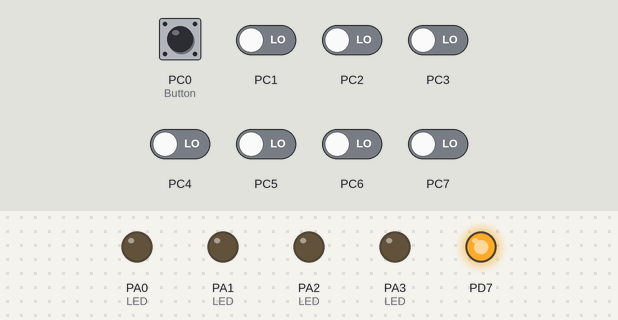
A program run on a simulated ATmega32, built with avr-gcc and emulated at 1 MHz. On the bench: output pins drawn as LEDs (lit = HIGH). The inputs (shaded band) are chosen by the test bench; at power-on: PC0 (Button), PC1–7 LOW.

Above: at 1.2 s.
1.3 s: PC0 (Button) pulled HIGH for 1 s
At 2.8 s:
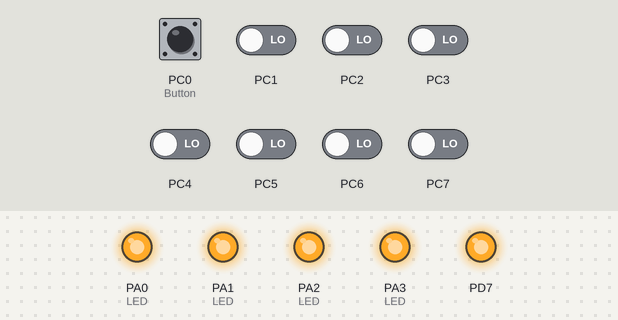
4.0 s: PC0 (Button) pulled HIGH for 0.15 s
At 5.4 s:
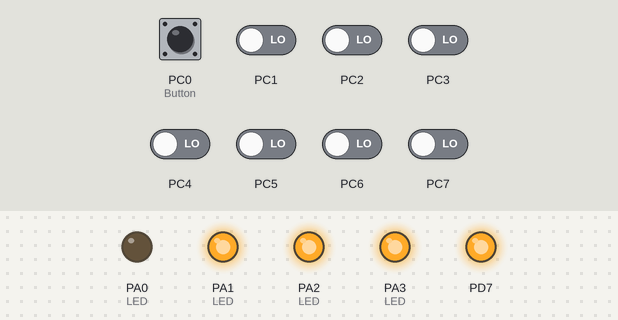
5.8 s: PC0 (Button) pulled HIGH for 0.15 s
At 6.7 s:
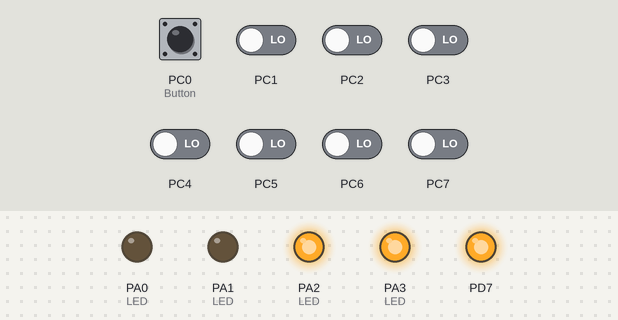
7.6 s: PC0 (Button) pulled HIGH for 0.15 s
At 9.3 s:
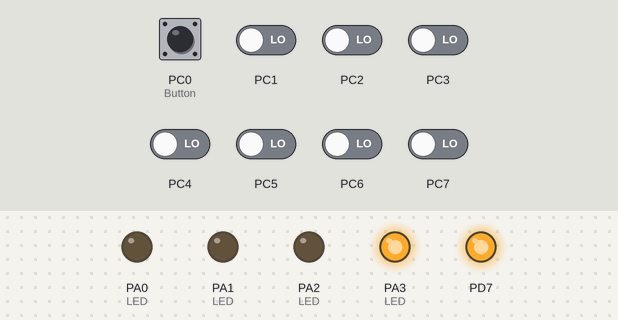
Timing chart, 0 to 10.4 s (numbered marks = the images above; inputs shaded):
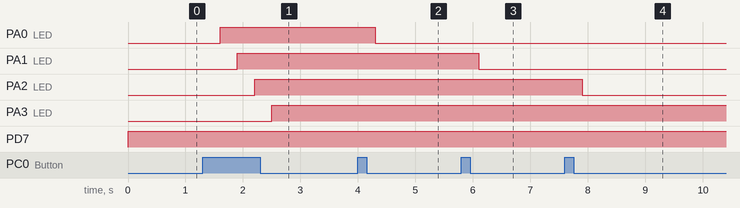

Measured:
- after the input at 1.3 s, PA0 (LED): LOW → HIGH after 0.30 s; PA1 (LED): LOW → HIGH after 0.60 s; PA2 (LED): LOW → HIGH after 0.90 s; PA3 (LED): LOW → HIGH after 1.2 s
- after the input at 4.0 s, PA0 (LED): HIGH → LOW after 0.30 s
- after the input at 5.8 s, PA1 (LED): HIGH → LOW after 0.30 s
- after the input at 7.6 s, PA2 (LED): HIGH → LOW after 0.30 s

The program:

main.c
```c
/*
 * Led_Seq_V1.c
 *
 * Created: 4/8/2023 4:18:14 PM
 * Author : sharpel
 */
#define  F_CPU 1000000UL
#include <util/delay.h>
#include "../ECUAL/Button/button.h"
#include "../ECUAL/LED/led.h"


int main(void)
{
	// test function
	DIO_init_TEST();
	// initialize four leds
     LED_init(DIO_PIN0,DIO_PORTA);
     LED_init(DIO_PIN1,DIO_PORTA);
     LED_init(DIO_PIN2,DIO_PORTA);
     LED_init(DIO_PIN3,DIO_PORTA);

	 //initialize one button
     Button_init(DIO_PIN0,DIO_PORTC);

     uint8_t btnValue = LOW; // Button initially low
     uint8_t flag = 0;
     while (1)
     {
	     Button_read(DIO_PIN0,DIO_PORTC,&btnValue);
	     if(btnValue){
		     _delay_ms(300);
		     switch(flag)
		     {
			     case 0:
			     LED_on(DIO_PIN0,DIO_PORTA);
			     flag++;
			     break;
			     case 1:
			     LED_on(DIO_PIN1,DIO_PORTA);
			     flag++;
			     break;
			     case 2:
			     LED_on(DIO_PIN2,DIO_PORTA);
			     flag++;
			     break;
			     case 3:
			     LED_on(DIO_PIN3,DIO_PORTA);
			     flag++;
			     break;
			     case 4:
			     LED_off(DIO_PIN0,DIO_PORTA);
			     flag++;
			     break;
			     case 5:
			     LED_off(DIO_PIN1,DIO_PORTA);
			     flag++;
			     break;
			     case 6:
			     LED_off(DIO_PIN2,DIO_PORTA);
			     flag++;
			     break;
			     case 7:
			     LED_off(DIO_PIN3,DIO_PORTA);
			     flag=0;
			     break;
			     default:break;
		     }

	     }

     }
}
```

button.c
```c
/*
 * button.c
 *
 * Created: 4/5/2023 2:10:59 PM
 *  Author: sharpel
 */

#include "button.h"


/*
Description : This function initialize PIN and set it's direction as Input
ARGS        : take PIN Number and PORT Number
return      : return BTN_OK if the PIN initializes correctly, BTN_NOT_OK otherwise
*/

EN_BTN_Error_t Button_init(EN_DIO_PINS pinNumber,EN_DIO_PORTS portNumber)
{
	if(!DIO_init(pinNumber,portNumber,INPUT))return BTN_OK;
	else return BTN_NOT_OK;
}

/*
Description : This function Read PIN value and store it in variable
ARGS        : take PIN Number and PORT Number and the address of the variable
return      : return BTN_OK if the PIN read correctly, BTN_NOT_OK otherwise
*/
EN_BTN_Error_t Button_read(EN_DIO_PINS pinNumber,EN_DIO_PORTS portNumbert,uint8_t *value)
{
	if(!DIO_read(pinNumber,portNumbert,value))return BTN_OK;
	else return BTN_NOT_OK;
}
```

button.h
```c
/*
 * button.h
 *
 * Created: 4/5/2023 2:10:34 PM
 *  Author: sharb
 */


#ifndef BUTTON_H_
#define BUTTON_H_

#include "../../MCAL/DIO/dio.h"

// button typedefs
typedef enum EN_BTN_Error_t
{
	BTN_OK = 0,
	BTN_NOT_OK

}EN_BTN_Error_t;


/*
Description : This function initialize PIN and set it's direction as Input
ARGS        : take PIN Number and PORT Number
return      : return BTN_OK if the PIN initializes correctly, BTN_NOT_OK otherwise
*/

EN_BTN_Error_t Button_init(EN_DIO_PINS pinNumber,EN_DIO_PORTS portNumber);

/*
Description : This function Read PIN value and store it in variable
ARGS        : take PIN Number and PORT Number and the address of the variable
return      : return BTN_OK if the PIN read correctly, BTN_NOT_OK otherwise
*/
EN_BTN_Error_t Button_read(EN_DIO_PINS pinNumber,EN_DIO_PORTS portNumber,uint8_t *value);


#endif /* BUTTON_H_ */
```

led.c
```c
/*
 * led.c
 *
 * Created: 4/5/2023 2:09:49 PM
 *  Author: sharpel
 */

#include "led.h"

// initialize LED as output
EN_LED_Error_t LED_init(EN_DIO_PINS pinNumber,EN_DIO_PORTS portNumber)
{
	if(!DIO_init(pinNumber,portNumber,OUTPUT))return LED_OK;
	else return LED_NOT_OK;
}
EN_LED_Error_t LED_on(EN_DIO_PINS pinNumber,EN_DIO_PORTS portNumber)
{
	if(!DIO_write(pinNumber,portNumber,HIGH))return LED_OK;
	else return LED_NOT_OK;
}
EN_LED_Error_t LED_off(EN_DIO_PINS pinNumber,EN_DIO_PORTS portNumber){
	if(!DIO_write(pinNumber,portNumber,LOW))return LED_OK;
	else return LED_NOT_OK;
}
EN_LED_Error_t LED_toggle(EN_DIO_PINS pinNumber,EN_DIO_PORTS portNumber){
	if(!DIO_toggle(pinNumber,portNumber))return LED_OK;
	else return LED_NOT_OK;
}
```

led.h
```c
/*
 * led.h
 *
 * Created: 4/5/2023 2:10:05 PM
 *  Author: sharpel
 */


#ifndef LED_H_
#define LED_H_

#include "../../MCAL/DIO/dio.h"

// led typedefs
typedef enum EN_LED_Error_t
{
	LED_OK = 0,
	LED_NOT_OK

}EN_LED_Error_t;


EN_LED_Error_t LED_init(EN_DIO_PINS pinNumber,EN_DIO_PORTS portNumber);
EN_LED_Error_t LED_on(EN_DIO_PINS pinNumber,EN_DIO_PORTS portNumber);
EN_LED_Error_t LED_off(EN_DIO_PINS pinNumber,EN_DIO_PORTS portNumber);
EN_LED_Error_t LED_toggle(EN_DIO_PINS pinNumber,EN_DIO_PORTS portNumber);


#endif /* LED_H_ */
```

Dio.c
```c
/*
 * Dio.c
 *
 * Created: 4/7/2023 2:45:37 PM
 *  Author: sharb
 */

#include "Dio.h"


// DIO FUNCTIONS IMPLEMENTATION

/*
Description : This function initialize PIN and set it's direction
ARGS        : take PIN Number and PORT Number and Direction (INPUT,OUTPUT)
return      : return DIO_OK if the PIN initializes correctly, DIO_NOT_OK otherwise
*/
EN_DIO_ERROR DIO_init(EN_DIO_PINS pinNumber,EN_DIO_PORTS portNumber,EN_DIO_DIRECTION direction){

	if(pinNumber>7 || pinNumber < 0) return DIO_NOT_OK; // handle pin number error
	switch(portNumber){
		case DIO_PORTA:
		  if(direction == INPUT)CLEAR_BIT(DDRA,pinNumber);
		  else if (direction == OUTPUT) SET_BIT(DDRA,pinNumber);
		  else return DIO_NOT_OK ; // handle direction error
		  break;
		  case DIO_PORTB:
		  if(direction == INPUT)CLEAR_BIT(DDRB,pinNumber);
		  else if (direction == OUTPUT) SET_BIT(DDRB,pinNumber);
		  else return DIO_NOT_OK ; // handle direction error
		  break;
		  case DIO_PORTC:
		  if(direction == INPUT)CLEAR_BIT(DDRC,pinNumber);
		  else if (direction == OUTPUT) SET_BIT(DDRC,pinNumber);
		  else return DIO_NOT_OK ; // handle direction error
		  break;
		  case DIO_PORTD:
		  if(direction == INPUT)CLEAR_BIT(DDRD,pinNumber);
		  else if (direction == OUTPUT) SET_BIT(DDRD,pinNumber);
		  else return DIO_NOT_OK ; // handle direction error
		  break;
		  default:
		  return DIO_NOT_OK; //handle port number error
	}

	return DIO_OK;
}


/*
Description : This function write on PIN and set it's level
ARGS        : take PIN Number and PORT Number and level (LOW,HIGH)
return      : return DIO_OK if the PIN level sets correctly, DIO_NOT_OK otherwise
*/
EN_DIO_ERROR DIO_write(EN_DIO_PINS pinNumber,EN_DIO_PORTS portNumber,EN_DIO_LEVEL level){

	if(pinNumber>7 || pinNumber < 0) return DIO_NOT_OK; // handle pin number error
	switch(portNumber){
		case DIO_PORTA:
		if(level == LOW)CLEAR_BIT(PORTA,pinNumber);
		else if (level == HIGH) SET_BIT(PORTA,pinNumber);
		else return DIO_NOT_OK ; // handle direction error
		break;
		case DIO_PORTB:
		if(level == LOW)CLEAR_BIT(PORTB,pinNumber);
		else if (level == HIGH) SET_BIT(PORTB,pinNumber);
		else return DIO_NOT_OK ; // handle direction error
		break;
		case DIO_PORTC:
		if(level == LOW)CLEAR_BIT(PORTC,pinNumber);
		else if (level == HIGH) SET_BIT(PORTC,pinNumber);
		else return DIO_NOT_OK ; // handle direction error
		break;
		case DIO_PORTD:
		if(level == LOW)CLEAR_BIT(PORTD,pinNumber);
		else if (level == HIGH) SET_BIT(PORTD,pinNumber);
		else return DIO_NOT_OK ; // handle direction error
		break;
		default:
		return DIO_NOT_OK; //handle port number error
	}

	return DIO_OK;
}

/*
Description : This function toggles PIN level
ARGS        : take PIN Number and PORT Number
return      : return DIO_OK if the PIN toggles correctly, DIO_NOT_OK otherwise
*/
EN_DIO_ERROR DIO_toggle(EN_DIO_PINS pinNumber,EN_DIO_PORTS portNumber){
	if(pinNumber>7 || pinNumber < 0) return DIO_NOT_OK; // handle pin number error
	switch(portNumber){
		case DIO_PORTA:
		TOGGLE_BIT(PORTA,pinNumber);
		break;
		case DIO_PORTB:
		TOGGLE_BIT(PORTB,pinNumber);
		break;
		case DIO_PORTC:
		TOGGLE_BIT(PORTC,pinNumber);
		break;
		case DIO_PORTD:
		TOGGLE_BIT(PORTD,pinNumber);
		break;
		default:
		return DIO_NOT_OK; //handle port number error
	}

	return DIO_OK;
}

/*
Description : This function reads PIN level and store it in the variable
ARGS        : take PIN Number and PORT Number and pointer to the variable
return      : return DIO_OK if the PIN value stored correctly , DIO_NOT_OK otherwise
*/
EN_DIO_ERROR DIO_read(EN_DIO_PINS pinNumber,EN_DIO_PORTS portNumber, uint8_t * value){

	if(pinNumber>7 || pinNumber < 0) return DIO_NOT_OK; // handle pin number error
	switch(portNumber){
		case DIO_PORTA:
		*value = GET_BIT(PINA,pinNumber);
		break;
		case DIO_PORTB:
		*value = GET_BIT(PINB,pinNumber);
		break;
		case DIO_PORTC:
		*value = GET_BIT(PINC,pinNumber);
		break;
		case DIO_PORTD:
		*value = GET_BIT(PIND,pinNumber);
		break;
		default:
		return DIO_NOT_OK; //handle port number error
	}

	return DIO_OK;
}


void DIO_init_TEST(void)
{
	uint8_t returnValue;
	// THIS WILL RETURN DIO_OKAY  HAPPYCASE
	returnValue = DIO_init(DIO_PIN7,DIO_PORTD,OUTPUT);
	if(!returnValue)DIO_write(DIO_PIN7,DIO_PORTD,HIGH);
	// THIS WILL RETURN DIO_NOT_OKAY WORST CASE
	returnValue = DIO_init(DIO_PIN6,DIO_PORTD,6);
	if(!returnValue)DIO_write(DIO_PIN6,DIO_PORTD,HIGH);
}
```

Dio.h
```c
/*
 * Dio.h
 *
 * Created: 4/7/2023 2:45:22 PM
 *  Author: sharb
 */


#ifndef DIO_H_
#define DIO_H_

#include "../../Utilities/BitMath.h"
#include "../../Utilities/Registers.h"

// DIO TYPEDEFS

typedef enum EN_DIO_ERROR{
	DIO_OK=0,
	DIO_NOT_OK
	}EN_DIO_ERROR;

typedef enum EN_DIO_PINS{
	DIO_PIN0=0,
	DIO_PIN1,
	DIO_PIN2,
	DIO_PIN3,
	DIO_PIN4,
	DIO_PIN5,
	DIO_PIN6,
	DIO_PIN7,

}EN_DIO_PINS;

typedef enum EN_DIO_PORTS{
	DIO_PORTA=0,
	DIO_PORTB,
	DIO_PORTC,
	DIO_PORTD
}EN_DIO_PORTS;

typedef enum EN_DIO_DIRECTION{
	INPUT=0,
	OUTPUT
	}EN_DIO_DIRECTION;

typedef enum EN_DIO_LEVEL{
	LOW=0,
	HIGH
}EN_DIO_LEVEL;

// DIO MACROS


// DIO FUNCTIONS PROTOTYPES

/*
Description : This function initialize PIN and set it's direction
ARGS        : take PIN Number and PORT Number and Direction (INPUT,OUTPUT)
return      : return DIO_OK if the PIN initializes correctly, DIO_NOT_OK otherwise
*/
EN_DIO_ERROR DIO_init(EN_DIO_PINS pinNumber,EN_DIO_PORTS portNumber,EN_DIO_DIRECTION direction);

/*
Description : This function write on PIN and set it's level
ARGS        : take PIN Number and PORT Number and level (LOW,HIGH)
return      : return DIO_OK if the PIN level sets correctly, DIO_NOT_OK otherwise
*/
EN_DIO_ERROR DIO_write(EN_DIO_PINS pinNumber,EN_DIO_PORTS portNumber,EN_DIO_LEVEL level);

/*
Description : This function toggles PIN level
ARGS        : take PIN Number and PORT Number
return      : return DIO_OK if the PIN toggles correctly, DIO_NOT_OK otherwise
*/
EN_DIO_ERROR DIO_toggle(EN_DIO_PINS pinNumber,EN_DIO_PORTS portNumber);

/*
Description : This function reads PIN level and store it in the variable
ARGS        : take PIN Number and PORT Number and pointer to the variable
return      : return DIO_OK if the PIN value stored correctly , DIO_NOT_OK otherwise
*/
EN_DIO_ERROR DIO_read(EN_DIO_PINS pinNumber,EN_DIO_PORTS portNumber, uint8_t * value);


void DIO_init_TEST(void);
#endif /* DIO_H_ */
```

BitMath.h
```c
/*
 * BitMath.h
 *
 * Created: 4/7/2023 2:17:54 PM
 *  Author: sharb
 */


#ifndef BITMATH_H_
#define BITMATH_H_

#define SET_BIT(Reg,BitNumber)    (Reg|=(1<<BitNumber))
#define CLEAR_BIT(Reg,BitNumber)  (Reg&=~(1<<BitNumber))
#define TOGGLE_BIT(Reg,BitNumber) (Reg^=(1<<BitNumber))
#define GET_BIT(Reg,BitNumber)    ((Reg>>BitNumber)&1)


#endif /* BITMATH_H_ */
```

Registers.h
```c
/*
 * Registers.h
 *
 * Created: 4/7/2023 2:26:44 PM
 *  Author: sharb
 */


#ifndef REGISTERS_H_
#define REGISTERS_H_
#include "StdTypes.h"

// DIO REGISTERS

#define PORTA (*(volatile uint8_t*)(0x3B))
#define DDRA (*(volatile uint8_t*)(0x3A))
#define PINA (*(volatile uint8_t*)(0x39))

#define PORTB (*(volatile uint8_t*)(0x38))
#define DDRB (*(volatile uint8_t*)(0x37))
#define PINB (*(volatile uint8_t*)(0x36))

#define PORTC (*(volatile uint8_t*)(0x35))
#define DDRC (*(volatile uint8_t*)(0x34))
#define PINC (*(volatile uint8_t*)(0x33))

#define PORTD (*(volatile uint8_t*)(0x32))
#define DDRD (*(volatile uint8_t*)(0x31))
#define PIND (*(volatile uint8_t*)(0x30))


#endif /* REGISTERS_H_ */
```

StdTypes.h
```c
/*
 * StdTypes.h
 *
 * Created: 4/7/2023 2:23:32 PM
 *  Author: sharb
 */


#ifndef STDTYPES_H_
#define STDTYPES_H_

typedef unsigned char uint8_t;


#endif /* STDTYPES_H_ */
```
